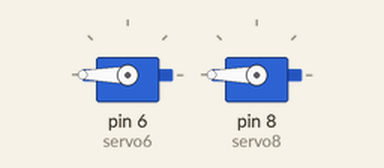
Recording of a sketch running on a simulated Arduino Uno, built with avr-gcc and run on an emulated ATmega328P. Parts: 2 × servo.

Above: at 0.05 s.
At 4.0 s:
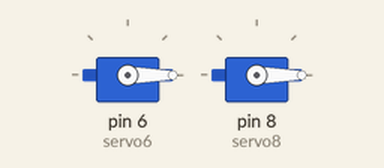
Timing chart, 0 to 5.2 s (numbered marks = the images above):
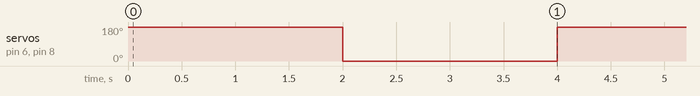

Measured:
- by itself, servo on pin 6 (servo6), servo on pin 8 (servo8): alternates 180° for 2.0 s and 0° for 2.0 s

The sketch:

sketch_apr16a.ino
```cpp
#include <Servo.h>

Servo servo6;
Servo servo8;

void setup()
{
  servo6.attach(6);
  servo8.attach(8);
}

int avanti= 180;
int indietro= -180;

void servo_avanti()
{
  servo6.write(avanti);
  servo8.write(avanti);
}

void servo_indietro()
{
  servo6.write(indietro);
  servo8.write(indietro);
}

void loop()
{
  servo_avanti();
  delay(2000);
  servo_indietro();
  delay(2000);
}
```
